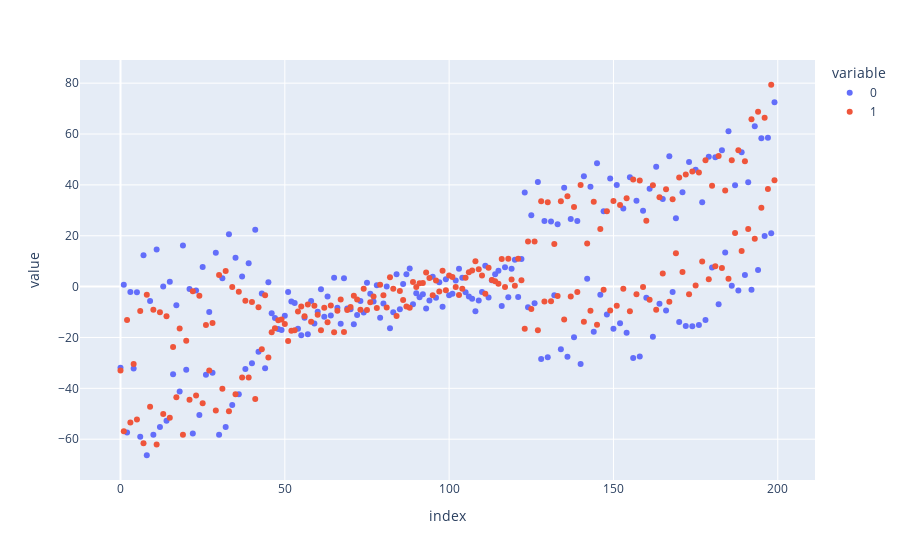

Notebook cell for this chart:
### Code cell
pca = PCA(n_components=2)
dft_tr = pca.fit_transform(dft[dft.columns.drop('dbscan9')])
px.scatter(dft_tr)

### Figure 1 — Plotly figure (JSON) as saved in the notebook; plotly's stock layout.template omitted (floating-point values rounded to 4 significant figures; data arrays with more than 128 entries replaced by an {"elided": "..."} marker saying what was removed)
{"data": [{"hovertemplate": "variable=0<br>index=%{x}<br>value=%{y}<extra></extra>", "legendgroup": "0", "marker": {"color": "#636efa", "symbol": "circle"}, "mode": "markers", "name": "0", "orientation": "v", "showlegend": true, "type": "scatter", "x": {"elided": "200 int values"}, "xaxis": "x", "y": {"elided": "200 float values"}, "yaxis": "y"}, {"hovertemplate": "variable=1<br>index=%{x}<br>value=%{y}<extra></extra>", "legendgroup": "1", "marker": {"color": "#EF553B", "symbol": "circle"}, "mode": "markers", "name": "1", "orientation": "v", "showlegend": true, "type": "scatter", "x": {"elided": "200 int values"}, "xaxis": "x", "y": {"elided": "200 float values"}, "yaxis": "y"}], "layout": {"autosize": true, "legend": {"title": {"text": "variable"}, "tracegroupgap": 0}, "margin": {"t": 60}, "xaxis": {"anchor": "y", "autorange": true, "domain": [0, 1], "range": [-12.07, 211.1], "title": {"text": "index"}, "type": "linear"}, "yaxis": {"anchor": "x", "autorange": true, "domain": [0, 1], "range": [-77.6, 90.66], "title": {"text": "value"}, "type": "linear"}}}
